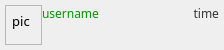
<?xml version="1.0" encoding="UTF-8"?>
<ui version="4.0">
 <class>ChatItemOtherWidget</class>
 <widget class="QWidget" name="ChatItemOtherWidget">
  <property name="geometry">
   <rect>
    <x>0</x>
    <y>0</y>
    <width>224</width>
    <height>50</height>
   </rect>
  </property>
  <property name="sizePolicy">
   <sizepolicy hsizetype="Preferred" vsizetype="Preferred">
    <horstretch>0</horstretch>
    <verstretch>0</verstretch>
   </sizepolicy>
  </property>
  <property name="windowTitle">
   <string>Form</string>
  </property>
  <layout class="QGridLayout" name="gridLayout">
   <property name="sizeConstraint">
    <enum>QLayout::SetDefaultConstraint</enum>
   </property>
   <property name="leftMargin">
    <number>5</number>
   </property>
   <property name="topMargin">
    <number>5</number>
   </property>
   <property name="rightMargin">
    <number>5</number>
   </property>
   <property name="bottomMargin">
    <number>5</number>
   </property>
   <property name="spacing">
    <number>0</number>
   </property>
   <item row="1" column="2" colspan="3">
    <widget class="QTextBrowser" name="chat_textBrowser">
     <property name="sizePolicy">
      <sizepolicy hsizetype="Preferred" vsizetype="Ignored">
       <horstretch>0</horstretch>
       <verstretch>0</verstretch>
      </sizepolicy>
     </property>
     <property name="font">
      <font>
       <family>微软雅黑</family>
       <pointsize>10</pointsize>
      </font>
     </property>
     <property name="autoFillBackground">
      <bool>false</bool>
     </property>
     <property name="styleSheet">
      <string notr="true">color: #666666;
background: transparent;
border: none;</string>
     </property>
     <property name="lineWidth">
      <number>1</number>
     </property>
     <property name="verticalScrollBarPolicy">
      <enum>Qt::ScrollBarAlwaysOff</enum>
     </property>
     <property name="horizontalScrollBarPolicy">
      <enum>Qt::ScrollBarAlwaysOff</enum>
     </property>
     <property name="html">
      <string>&lt;!DOCTYPE HTML PUBLIC &quot;-//W3C//DTD HTML 4.0//EN&quot; &quot;http://www.w3.org/TR/REC-html40/strict.dtd&quot;&gt;
&lt;html&gt;&lt;head&gt;&lt;meta name=&quot;qrichtext&quot; content=&quot;1&quot; /&gt;&lt;style type=&quot;text/css&quot;&gt;
p, li { white-space: pre-wrap; }
&lt;/style&gt;&lt;/head&gt;&lt;body style=&quot; font-family:'微软雅黑'; font-size:10pt; font-weight:400; font-style:normal;&quot;&gt;
&lt;p style=&quot;-qt-paragraph-type:empty; margin-top:0px; margin-bottom:0px; margin-left:0px; margin-right:0px; -qt-block-indent:0; text-indent:0px; font-family:'微软雅黑';&quot;&gt;&lt;br /&gt;&lt;/p&gt;&lt;/body&gt;&lt;/html&gt;</string>
     </property>
    </widget>
   </item>
   <item row="0" column="0" rowspan="2">
    <widget class="QFrame" name="frame">
     <property name="styleSheet">
      <string notr="true">background: none;</string>
     </property>
     <property name="frameShape">
      <enum>QFrame::StyledPanel</enum>
     </property>
     <property name="frameShadow">
      <enum>QFrame::Raised</enum>
     </property>
     <layout class="QGridLayout" name="gridLayout_2">
      <property name="leftMargin">
       <number>0</number>
      </property>
      <property name="topMargin">
       <number>0</number>
      </property>
      <property name="rightMargin">
       <number>5</number>
      </property>
      <property name="bottomMargin">
       <number>0</number>
      </property>
      <property name="spacing">
       <number>0</number>
      </property>
      <item row="0" column="0" alignment="Qt::AlignTop">
       <widget class="QLabel" name="user_pic">
        <property name="minimumSize">
         <size>
          <width>30</width>
          <height>30</height>
         </size>
        </property>
        <property name="maximumSize">
         <size>
          <width>30</width>
          <height>30</height>
         </size>
        </property>
        <property name="font">
         <font>
          <family>微软雅黑</family>
          <pointsize>10</pointsize>
         </font>
        </property>
        <property name="styleSheet">
         <string notr="true">background: none;</string>
        </property>
        <property name="text">
         <string>pic</string>
        </property>
        <property name="scaledContents">
         <bool>true</bool>
        </property>
        <property name="alignment">
         <set>Qt::AlignCenter</set>
        </property>
       </widget>
      </item>
     </layout>
    </widget>
   </item>
   <item row="0" column="1" colspan="2">
    <widget class="QLabel" name="username_text">
     <property name="sizePolicy">
      <sizepolicy hsizetype="Preferred" vsizetype="Fixed">
       <horstretch>0</horstretch>
       <verstretch>0</verstretch>
      </sizepolicy>
     </property>
     <property name="font">
      <font>
       <family>微软雅黑</family>
       <pointsize>9</pointsize>
      </font>
     </property>
     <property name="styleSheet">
      <string notr="true">color: #009900;
background: none;</string>
     </property>
     <property name="text">
      <string>username</string>
     </property>
     <property name="alignment">
      <set>Qt::AlignLeading|Qt::AlignLeft|Qt::AlignVCenter</set>
     </property>
    </widget>
   </item>
   <item row="0" column="3" colspan="2">
    <widget class="QLabel" name="time_text">
     <property name="sizePolicy">
      <sizepolicy hsizetype="Preferred" vsizetype="Fixed">
       <horstretch>0</horstretch>
       <verstretch>0</verstretch>
      </sizepolicy>
     </property>
     <property name="font">
      <font>
       <family>微软雅黑</family>
       <pointsize>9</pointsize>
      </font>
     </property>
     <property name="styleSheet">
      <string notr="true">color: #333333;
background: none;</string>
     </property>
     <property name="text">
      <string>time</string>
     </property>
     <property name="scaledContents">
      <bool>false</bool>
     </property>
     <property name="alignment">
      <set>Qt::AlignRight|Qt::AlignTrailing|Qt::AlignVCenter</set>
     </property>
     <property name="wordWrap">
      <bool>false</bool>
     </property>
    </widget>
   </item>
  </layout>
 </widget>
 <resources>
  <include location="../../Status.qrc"/>
 </resources>
 <connections/>
</ui>
